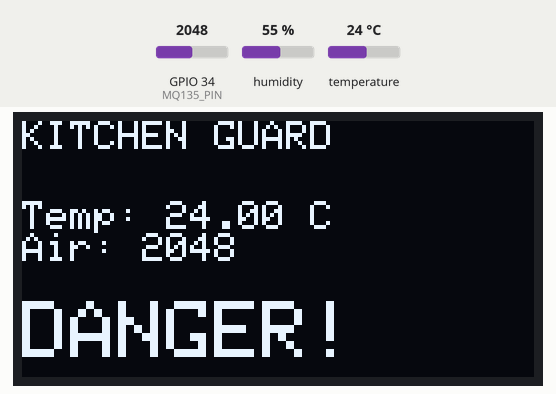
This sketch was run on a simulated ESP32. Parts: 128×64 one-colour display. The inputs (shaded band) are chosen by the test bench; at power-on: temperature 24 °C, GPIO 34 (MQ135_PIN) = 2048, humidity 55 %. WiFi joins after 1.5 s; servers stay silent unless stated; what the sketch prints to the serial monitor is not drawn.

Above: at 2.7 s.
2.8 s: temperature set to 12 °C
At 4.1 s:
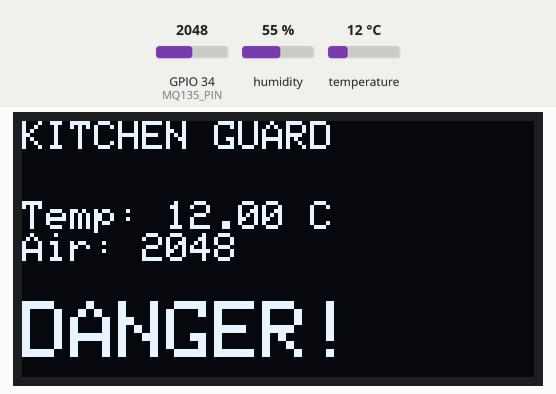
5.1 s: GPIO 34 (MQ135_PIN) set to 1061
At 6.9 s:
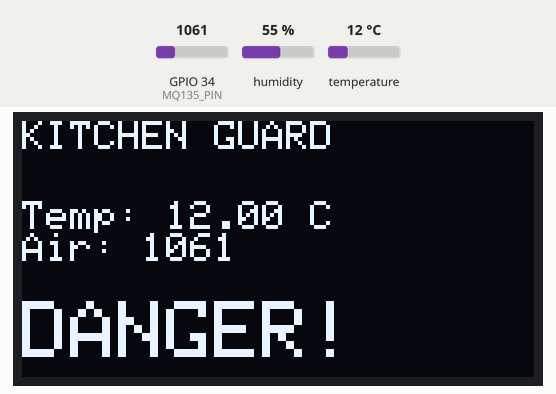
7.2 s: GPIO 34 (MQ135_PIN) set to 947
At 9.0 s:
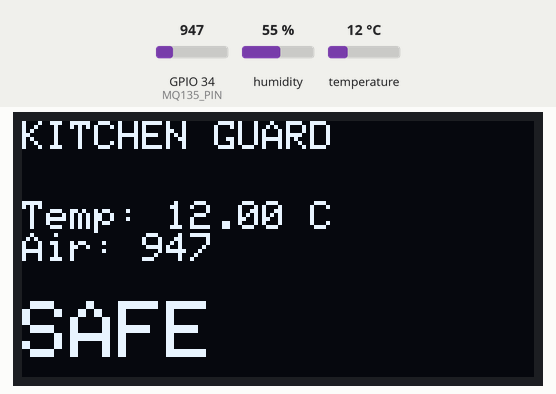
9.3 s: temperature set to 19 °C
11.3 s: temperature set to 28 °C
At 12.8 s:
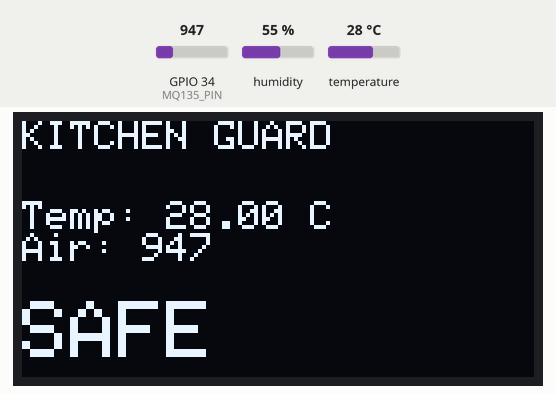
13.4 s: GPIO 34 (MQ135_PIN) set to 1040
At 14.7 s:
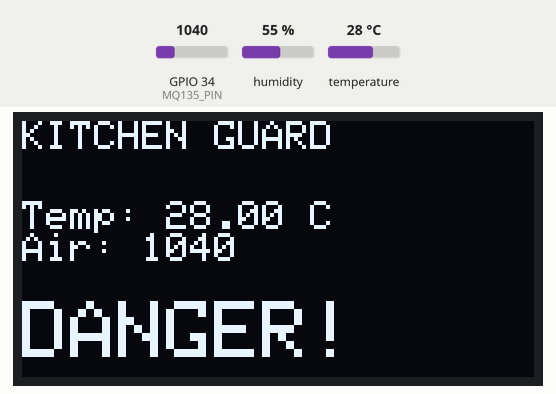
Timing chart, 0 to 16.4 s (numbered marks = the images above; inputs shaded):
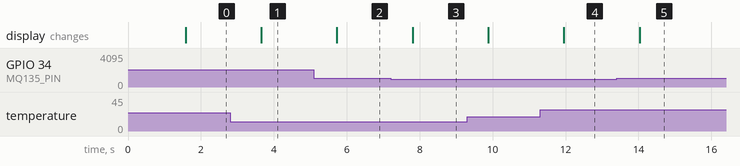

Measured:
- the behaviour switches between 1001 and 1000 on GPIO 34 (MQ135_PIN) (found by bisection; images 2 and 3)
- after the input at 2.8 s, the display: changes after 0.86 s (image 1)
- after the input at 5.1 s, the display: changes after 0.63 s (image 2)
- after the input at 7.2 s, the display: changes after 0.61 s (image 3)
- after the input at 11.3 s, the display: changes after 0.66 s (image 4)
- after the input at 13.4 s, the display: changes after 0.63 s (image 5)

The sketch:

assignment_1_sensor.ino
```cpp
#include <Wire.h>
#include <Adafruit_GFX.h>
#include <Adafruit_SSD1306.h>
#include <DHT.h>
#include <WiFi.h>
#include <WebServer.h>

#define MQ135_PIN 34
#define DHTPIN 4
#define DHTTYPE DHT11
#define SCREEN_WIDTH 128
#define SCREEN_HEIGHT 64

// WiFi Credentials
const char* ssid = "Galaxy A53 5G E658";
const char* password = "pjni2567";

Adafruit_SSD1306 display(SCREEN_WIDTH, SCREEN_HEIGHT, &Wire, -1);
DHT dht(DHTPIN, DHTTYPE);
WebServer server(80);

int gasValue = 0;
float temp = 0;

void handleRoot() {
  String status = (gasValue > 1000 || temp > 40) ? "DANGER!" : "SAFE";
  String color = (status == "DANGER!") ? "red" : "green";

  String html = "<!DOCTYPE html><html>";
  html += "<head><meta http-equiv='refresh' content='2'>";
  html += "<meta name='viewport' content='width=device-width, initial-scale=1.0'>";
  html += "<style>body { font-family: Arial; text-align: center; background-color: #f4f4f4; }";
  html += ".card { background: white; padding: 20px; margin: 20px auto; width: 80%; border-radius: 10px; box-shadow: 0 4px 8px 0 rgba(0,0,0,0.2); }";
  html += ".status { font-size: 30px; font-weight: bold; color: " + color + "; }</style></head>";
  html += "<body>";
  html += "<h1>Kitchen Guard</h1>";
  html += "<div class='card'>";
  html += "<h2>Air Value: " + String(gasValue) + "</h2>";
  html += "<h2>Temp: " + String(temp) + " &deg;C</h2>";
  html += "<p class='status'>" + status + "</p>";
  html += "</div>";
  html += "</body></html>";

  server.send(200, "text/html", html);
}

void setup() {
  Serial.begin(115200);
  dht.begin();

  if (!display.begin(SSD1306_SWITCHCAPVCC, 0x3C)) {
    while (true);
  }

  WiFi.begin(ssid, password);
  while (WiFi.status() != WL_CONNECTED) { delay(500); }

  Serial.println(WiFi.localIP());

  server.on("/", handleRoot);
  server.begin();

  display.clearDisplay();
  display.setTextColor(WHITE);
}

void loop() {
  server.handleClient();

  gasValue = analogRead(MQ135_PIN);
  temp = dht.readTemperature();

  // OLED Display Logic
  display.clearDisplay();
  display.setTextSize(1);
  display.setCursor(0, 0);
  display.println("KITCHEN GUARD");

  display.setCursor(0, 20);
  display.print("Temp: "); display.print(temp); display.println(" C");
  display.print("Air: "); display.println(gasValue);

  display.setTextSize(2);
  display.setCursor(0, 45);

  if (gasValue > 1000 || temp > 40) {
    display.println("DANGER!");
  } else {
    display.println("SAFE");
  }

  display.display();
  delay(1000);
}
```
